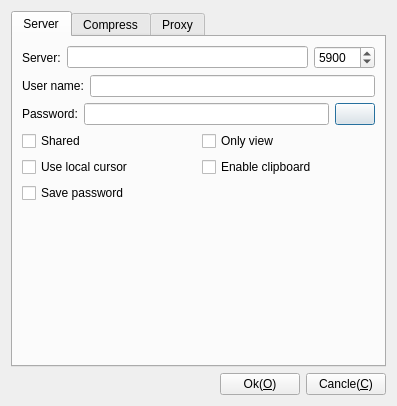
<?xml version="1.0" encoding="UTF-8"?>
<ui version="4.0">
 <class>CDlgSettingsLibVnc</class>
 <widget class="QDialog" name="CDlgSettingsLibVnc">
  <property name="geometry">
   <rect>
    <x>0</x>
    <y>0</y>
    <width>397</width>
    <height>406</height>
   </rect>
  </property>
  <property name="windowTitle">
   <string>Setting LibVnc</string>
  </property>
  <property name="windowIcon">
   <iconset resource="../../../App/Resource/Resource.qrc">
    <normaloff>:/image/App</normaloff>:/image/App</iconset>
  </property>
  <layout class="QGridLayout" name="gridLayout_3">
   <item row="0" column="0">
    <widget class="QTabWidget" name="tabWidget">
     <property name="currentIndex">
      <number>0</number>
     </property>
     <widget class="QWidget" name="Server">
      <attribute name="title">
       <string>Server</string>
      </attribute>
      <layout class="QGridLayout" name="gridLayout_5">
       <item row="1" column="0">
        <layout class="QHBoxLayout" name="horizontalLayout">
         <item>
          <widget class="QLabel" name="label_2">
           <property name="text">
            <string>User name:</string>
           </property>
          </widget>
         </item>
         <item>
          <widget class="QLineEdit" name="leName"/>
         </item>
        </layout>
       </item>
       <item row="0" column="0">
        <layout class="QHBoxLayout" name="horizontalLayout_3">
         <item>
          <widget class="QLabel" name="label">
           <property name="text">
            <string>Server:</string>
           </property>
          </widget>
         </item>
         <item>
          <widget class="QLineEdit" name="leHost">
           <property name="text">
            <string/>
           </property>
          </widget>
         </item>
         <item>
          <widget class="QSpinBox" name="spPort">
           <property name="maximum">
            <number>65536</number>
           </property>
           <property name="value">
            <number>5900</number>
           </property>
          </widget>
         </item>
        </layout>
       </item>
       <item row="6" column="0">
        <spacer name="verticalSpacer_2">
         <property name="orientation">
          <enum>Qt::Vertical</enum>
         </property>
         <property name="sizeHint" stdset="0">
          <size>
           <width>20</width>
           <height>40</height>
          </size>
         </property>
        </spacer>
       </item>
       <item row="3" column="0">
        <layout class="QHBoxLayout" name="horizontalLayout_7">
         <item>
          <widget class="QCheckBox" name="cbShared">
           <property name="text">
            <string>Shared</string>
           </property>
          </widget>
         </item>
         <item>
          <widget class="QCheckBox" name="cbOnlyView">
           <property name="text">
            <string>Only view</string>
           </property>
          </widget>
         </item>
        </layout>
       </item>
       <item row="4" column="0">
        <layout class="QHBoxLayout" name="horizontalLayout_8">
         <item>
          <widget class="QCheckBox" name="cbLocalCursor">
           <property name="text">
            <string>Use local cursor</string>
           </property>
          </widget>
         </item>
         <item>
          <widget class="QCheckBox" name="cbClipboard">
           <property name="text">
            <string>Enable clipboard</string>
           </property>
          </widget>
         </item>
        </layout>
       </item>
       <item row="2" column="0">
        <layout class="QHBoxLayout" name="horizontalLayout_2">
         <item>
          <widget class="QLabel" name="label_3">
           <property name="text">
            <string>Password:</string>
           </property>
          </widget>
         </item>
         <item>
          <widget class="QLineEdit" name="lePassword">
           <property name="inputMask">
            <string/>
           </property>
           <property name="text">
            <string/>
           </property>
           <property name="echoMode">
            <enum>QLineEdit::Password</enum>
           </property>
          </widget>
         </item>
         <item>
          <widget class="QPushButton" name="pbShow">
           <property name="text">
            <string/>
           </property>
           <property name="icon">
            <iconset resource="../../../App/Resource/Resource.qrc">
             <normaloff>:/image/EyeOn</normaloff>:/image/EyeOn</iconset>
           </property>
          </widget>
         </item>
        </layout>
       </item>
       <item row="5" column="0">
        <layout class="QGridLayout" name="gridLayout">
         <item row="0" column="0">
          <widget class="QCheckBox" name="cbSavePassword">
           <property name="text">
            <string>Save password</string>
           </property>
          </widget>
         </item>
        </layout>
       </item>
      </layout>
     </widget>
     <widget class="QWidget" name="Compress">
      <attribute name="title">
       <string>Compress</string>
      </attribute>
      <layout class="QGridLayout" name="gridLayout_2">
       <item row="0" column="0">
        <widget class="QCheckBox" name="cbCompress">
         <property name="text">
          <string>Compress level:</string>
         </property>
        </widget>
       </item>
       <item row="1" column="0">
        <layout class="QHBoxLayout" name="horizontalLayout_5">
         <item>
          <widget class="QSpinBox" name="spCompressLevel">
           <property name="maximum">
            <number>9</number>
           </property>
           <property name="value">
            <number>0</number>
           </property>
          </widget>
         </item>
         <item>
          <widget class="QLabel" name="label_5">
           <property name="text">
            <string>0=fast, 9=best</string>
           </property>
          </widget>
         </item>
        </layout>
       </item>
       <item row="2" column="0">
        <layout class="QHBoxLayout" name="horizontalLayout_6">
         <item>
          <widget class="QCheckBox" name="cbJPEG">
           <property name="text">
            <string>Enable JPEG compress</string>
           </property>
          </widget>
         </item>
         <item>
          <widget class="QSpinBox" name="spJPEGLevel">
           <property name="maximum">
            <number>9</number>
           </property>
          </widget>
         </item>
         <item>
          <widget class="QLabel" name="label_4">
           <property name="text">
            <string>0=Worst, 9=best</string>
           </property>
          </widget>
         </item>
        </layout>
       </item>
       <item row="3" column="0">
        <spacer name="verticalSpacer_3">
         <property name="orientation">
          <enum>Qt::Vertical</enum>
         </property>
         <property name="sizeHint" stdset="0">
          <size>
           <width>20</width>
           <height>206</height>
          </size>
         </property>
        </spacer>
       </item>
      </layout>
     </widget>
     <widget class="QWidget" name="Proxy">
      <attribute name="title">
       <string>Proxy</string>
      </attribute>
      <layout class="QGridLayout" name="gridLayout_4">
       <item row="0" column="0">
        <layout class="QVBoxLayout" name="verticalLayout">
         <item>
          <widget class="QRadioButton" name="rbProxyNo">
           <property name="text">
            <string>No</string>
           </property>
          </widget>
         </item>
         <item>
          <widget class="QRadioButton" name="rbProxySocks">
           <property name="text">
            <string>Socks</string>
           </property>
          </widget>
         </item>
         <item>
          <widget class="QRadioButton" name="rbProxyUltraVncRepeater">
           <property name="text">
            <string>UltraVNC repeater</string>
           </property>
          </widget>
         </item>
        </layout>
       </item>
       <item row="1" column="0">
        <layout class="QHBoxLayout" name="horizontalLayout_9">
         <item>
          <widget class="QLabel" name="label_6">
           <property name="text">
            <string>Server:</string>
           </property>
          </widget>
         </item>
         <item>
          <widget class="QLineEdit" name="leProxyServer"/>
         </item>
         <item>
          <widget class="QLabel" name="label_7">
           <property name="text">
            <string>Port:</string>
           </property>
          </widget>
         </item>
         <item>
          <widget class="QSpinBox" name="spProxyPort">
           <property name="maximum">
            <number>65537</number>
           </property>
          </widget>
         </item>
        </layout>
       </item>
       <item row="2" column="0">
        <layout class="QHBoxLayout" name="horizontalLayout_10">
         <item>
          <widget class="QLabel" name="label_8">
           <property name="text">
            <string>User name:</string>
           </property>
          </widget>
         </item>
         <item>
          <widget class="QLineEdit" name="leProxyUser"/>
         </item>
        </layout>
       </item>
       <item row="3" column="0">
        <layout class="QHBoxLayout" name="horizontalLayout_11">
         <item>
          <widget class="QLabel" name="label_9">
           <property name="text">
            <string>Password:</string>
           </property>
          </widget>
         </item>
         <item>
          <widget class="QLineEdit" name="leProxyPassword"/>
         </item>
        </layout>
       </item>
       <item row="4" column="0">
        <spacer name="verticalSpacer">
         <property name="orientation">
          <enum>Qt::Vertical</enum>
         </property>
         <property name="sizeHint" stdset="0">
          <size>
           <width>20</width>
           <height>148</height>
          </size>
         </property>
        </spacer>
       </item>
      </layout>
     </widget>
    </widget>
   </item>
   <item row="1" column="0">
    <layout class="QHBoxLayout" name="horizontalLayout_4">
     <item>
      <spacer name="horizontalSpacer">
       <property name="orientation">
        <enum>Qt::Horizontal</enum>
       </property>
       <property name="sizeHint" stdset="0">
        <size>
         <width>40</width>
         <height>20</height>
        </size>
       </property>
      </spacer>
     </item>
     <item>
      <widget class="QPushButton" name="pushButton">
       <property name="text">
        <string>Ok(&amp;O)</string>
       </property>
      </widget>
     </item>
     <item>
      <widget class="QPushButton" name="pushButton_2">
       <property name="text">
        <string>Cancle(&amp;C)</string>
       </property>
      </widget>
     </item>
    </layout>
   </item>
  </layout>
 </widget>
 <tabstops>
  <tabstop>leHost</tabstop>
  <tabstop>spPort</tabstop>
  <tabstop>leName</tabstop>
  <tabstop>lePassword</tabstop>
  <tabstop>cbShared</tabstop>
  <tabstop>cbOnlyView</tabstop>
  <tabstop>cbLocalCursor</tabstop>
  <tabstop>cbClipboard</tabstop>
  <tabstop>cbSavePassword</tabstop>
  <tabstop>pushButton</tabstop>
  <tabstop>pushButton_2</tabstop>
  <tabstop>cbCompress</tabstop>
  <tabstop>spCompressLevel</tabstop>
  <tabstop>cbJPEG</tabstop>
  <tabstop>spJPEGLevel</tabstop>
  <tabstop>tabWidget</tabstop>
 </tabstops>
 <resources>
  <include location="../../../App/Resource/Resource.qrc"/>
 </resources>
 <connections/>
</ui>
